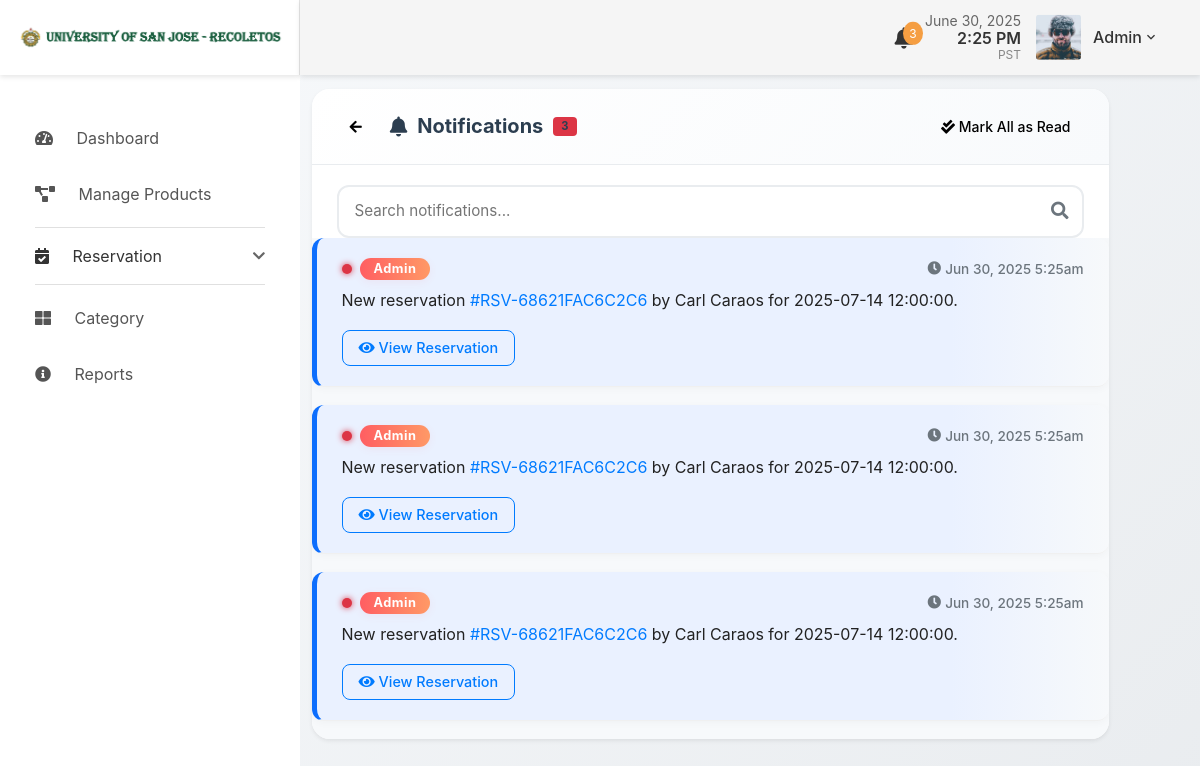
The app's page /notification_view.php with its own data.
### tables this page shows
CREATE TABLE `notifications` (
  `id` int(11) NOT NULL,
  `user_id` int(11) DEFAULT NULL,
  `message` text NOT NULL,
  `is_read` tinyint(1) DEFAULT 0,
  `created_at` timestamp NOT NULL DEFAULT current_timestamp(),
  `status` enum('unread','read') DEFAULT 'unread',
  `reservation_code` varchar(32) DEFAULT NULL,
  `product_id` int(11) DEFAULT NULL
);

### notification_view.php (the view, shortened to what this page needs)
<?php
include 'index/header.php';
include 'index/navigation.php';
include 'config.php';
$user_id = isset($_SESSION['user_id']) ? intval($_SESSION['user_id']) : null;
$unread_query = "SELECT COUNT(*) as unread_count FROM notifications WHERE is_read = 0 AND (user_id = ? OR user_id IS NULL)";
$unread_stmt = $conn->prepare($unread_query);
$unread_stmt->bind_param('i', $user_id);
$unread_stmt->execute();
$unread_result = $unread_stmt->get_result();
$unread_count = 0;
if ($unread_result && $row = $unread_result->fetch_assoc()) {
    $unread_count = $row['unread_count'];
}
$show_all = isset($_GET['all']) && $_GET['all'] == '1';
if ($show_all) {
    $query = "SELECT id, user_id, message, is_read, created_at, reservation_code, product_id FROM notifications WHERE (user_id = ? OR user_id IS NULL) ORDER BY created_at DESC";
} else {
    $query = "SELECT id, user_id, message, is_read, created_at, reservation_code, product_id FROM notifications WHERE (user_id = ? OR user_id IS NULL) ORDER BY created_at DESC LIMIT 10";
}
$stmt = $conn->prepare($query);
$stmt->bind_param('i', $user_id);
$stmt->execute();
$result = $stmt->get_result();
?>
<!DOCTYPE html>
<html lang="en">
<head>
    <link href="vendor/bootstrap-4.1/bootstrap.min.css" rel="stylesheet">
    <link href="css/theme.css" rel="stylesheet">
    <link rel="stylesheet" href="https://cdnjs.cloudflare.com/ajax/libs/font-awesome/5.15.4/css/all.min.css">
    <link rel="stylesheet" href="https://cdn.datatables.net/1.11.5/css/jquery.dataTables.min.css">
    <link rel="stylesheet" href="https://cdn.jsdelivr.net/npm/sweetalert2@11/dist/sweetalert2.min.css">
</head>
<body class="animsition">
    <div class="main-content">
        <div class="notifications-container">
            <div class="card shadow-sm">
                <div class="card-header">
                    <div class="header-content">
                        <div class="header-left">
                            <button class="btn btn-sm btn-outline-grey" onclick="location.href='dashboard.php'" aria-label="Back to dashboard">
                                <i class="fa fa-arrow-left"></i>
                            </button>
                            <div class="header-title">
                                <i class="fa fa-bell"></i>
                                <span>Notifications</span>
                                <?php if ($unread_count > 0): ?>
                                    <span class="badge bg-danger rounded-pill" id="unread-badge"><?php echo $unread_count; ?></span>
                                <?php endif; ?>
                            </div>
                        </div>
                        <?php if ($unread_count > 0): ?>
                        <button id="markAllRead" class="btn btn-sm btn-outline-grey">
                            <i class="fa fa-check-double me-1"></i>
                            <span class="d-none d-sm-inline">Mark All as Read</span>
                        </button>
                        <?php endif; ?>
                    </div>
                </div>
                <div class="search-container">
                    <input type="text" id="searchInput" class="search-input" placeholder="Search notifications..." aria-label="Search notifications">
                    <i class="fa fa-search search-icon" aria-hidden="true"></i>
                </div>
                <div class="notification-container" id="notificationContainer" role="main" aria-live="polite">
                    <?php if ($result && $result->num_rows > 0): ?>
                        <?php while ($row = $result->fetch_assoc()): ?>
                            <div class="notification-item <?php echo ($row['is_read'] ? 'read' : 'unread'); ?>"
                                 data-id="<?php echo (int) $row['id']; ?>"
                                 data-read="<?php echo $row['is_read'] ? '1' : '0'; ?>"
                                 data-search-content="<?php echo strtolower(htmlspecialchars($row['message']) . ' ' . (is_null($row['user_id']) ? 'admin' : 'personal')); ?>"
                                 role="article"
                                 aria-label="<?php echo $row['is_read'] ? 'Read notification' : 'Unread notification'; ?>">
                                <div class="notification-content">
                                    <div class="notification-header">
                                        <div class="d-flex align-items-center flex-wrap">
                                            <?php if (!$row['is_read']): ?>
                                                <div class="unread-indicator" aria-label="Unread"></div>
                                            <?php endif; ?>
                                            <span class="notification-role badge <?php echo is_null($row['user_id']) ? 'bg-danger' : 'bg-primary'; ?>">
                                                <?php echo is_null($row['user_id']) ? 'Admin' : 'Personal'; ?>
                                            </span>
                                        </div>
                                        <span class="notification-date text-muted">
                                            <i class="fa fa-clock me-1" aria-hidden="true"></i>
                                            <time datetime="<?php echo date('c', strtotime($row['created_at'])); ?>">
                                                <?php echo date('M j, Y g:ia', strtotime($row['created_at'])); ?>
                                            </time>
                                        </span>
                                    </div>
                                    <div class="notification-body">
                                        <div class="notification-message">
                                            <?php echo htmlspecialchars_decode($row['message']); ?>
                                            <?php if (!empty($row['reservation_code'])): ?>
                                                <div class="mt-2">
                                                    <a href="reservation.php?code=<?php echo htmlspecialchars($row['reservation_code']); ?>"
                                                       class="btn btn-sm btn-outline-primary">
                                                        <i class="fa fa-eye me-1" aria-hidden="true"></i>
                                                        <span class="d-none d-sm-inline">View Reservation</span>
                                                    </a>
                                                </div>
                                            <?php endif; ?>
                                        </div>
                                    </div>
                                </div>
                            </div>
                        <?php endwhile; ?>
                    <?php endif; ?>
                </div>
            </div>
        </div>
    </div>
</body>
</html>

### notification_view.php (style rules this page uses)
:root { --sidebar-width: 220px; --header-height: 60px; --border-radius-lg: 18px; --border-radius-md: 12px; --border-radius-sm: 8px; --shadow-sm: 0 2px 8px rgba(0,0,0,0.03); --shadow-md: 0 4px 16px rgba(13,110,253,0.08); --primary-color: #0d6efd; --danger-color: #dc3545; --text-muted: #6c757d; --bg-light: #f8fafc; --bg-secondary: #f7f9fb; }
* { box-sizing: border-box; }
body { background: linear-gradient(135deg, var(--bg-light) 0%, #e9ecef 100%); min-height: 100vh; font-family: -apple-system, BlinkMacSystemFont, 'Segoe UI', Roboto, sans-serif; }
.main-content { margin-left: 0; padding: 15px; min-height: 100vh; transition: all 0.3s ease; width: 100%; }
@media (min-width: 992px) { .main-content { margin-left: var(--sidebar-width); width: calc(100vw - var(--sidebar-width)); padding: 25px; } }
.notifications-container { max-width: 900px; margin: 0 auto; width: 90%; padding: 0 20px; box-sizing: border-box; }
@media (min-width: 1200px) { .notifications-container { max-width: 1000px; } }
.card.shadow-sm { border-radius: var(--border-radius-lg); box-shadow: var(--shadow-sm); border: none; background: #fff; overflow: hidden; }
.card-header { background: linear-gradient(135deg, #fff 0%, #f8fafc 100%); border-bottom: 1px solid #e9ecef; padding: 20px 25px; }
.header-content { display: flex; justify-content: space-between; align-items: center; flex-wrap: wrap; gap: 15px; }
.header-left { display: flex; align-items: center; gap: 15px; flex: 1; }
.header-title { display: flex; align-items: center; gap: 10px; font-size: 1.25rem; font-weight: 700; color: #2c3e50; }
.badge { font-size: 0.7rem; padding: 4px 8px; }
.btn { border-radius: var(--border-radius-sm); font-weight: 500; transition: all 0.3s ease; white-space: nowrap; }
.btn-sm { padding: 6px 12px; font-size: 0.875rem; }
.search-container { position: relative; margin: 20px 25px 0 25px; }
.search-input { width: 100%; padding: 12px 45px 12px 16px; border: 2px solid #e9ecef; border-radius: var(--border-radius-md); font-size: 0.95rem; transition: all 0.3s ease; background: #fff; }
.search-icon, .clear-search { position: absolute; right: 15px; top: 50%; transform: translateY(-50%); color: var(--text-muted); font-size: 1.1rem; }
.notification-container { max-height: 70vh; overflow-y: auto; background: var(--bg-secondary); }
.notification-item { padding: 20px 25px; border-bottom: 1px solid #f0f0f0; position: relative; transition: all 0.3s ease; background: #fff; border-radius: var(--border-radius-md); margin: 0 0 18px 0; box-shadow: var(--shadow-sm); }
.notification-item.unread { background: linear-gradient(90deg, #eaf1ff 80%, var(--bg-secondary) 100%); border-left: 5px solid var(--primary-color); }
.notification-header { display: flex; justify-content: space-between; align-items: flex-start; margin-bottom: 8px; flex-wrap: wrap; gap: 10px; }
.unread-indicator { width: 10px; height: 10px; background: var(--danger-color); border-radius: 50%; display: inline-block; margin-right: 8px; box-shadow: 0 0 6px var(--danger-color); }
.notification-role { font-size: 0.8rem; padding: 5px 14px; border-radius: 16px; font-weight: 700; letter-spacing: 0.5px; background: linear-gradient(90deg, #ff5e62 0%, #ff9966 100%); color: #fff; box-shadow: 0 2px 8px rgba(255,94,98,0.08); }
.notification-role.bg-danger { background: linear-gradient(90deg, #ff5e62 0%, #ff9966 100%); }
.notification-date { font-size: 0.85rem; color: var(--text-muted); font-weight: 500; display: flex; align-items: center; gap: 4px; }
.notification-body { margin-top: 8px; }
.notification-message { font-size: 1rem; color: #222; line-height: 1.6; word-wrap: break-word; overflow-wrap: break-word; }
.notification-message a.btn-outline-primary { font-size: 0.9rem; padding: 6px 16px; border-radius: var(--border-radius-sm); margin-top: 8px; display: inline-block; }
.notification-item { animation: fadeIn 0.3s ease-in-out; }

### records on screen
notifications: is_read 0 (drawn), shows "Admin", created_at "Jun 30, 2025 5:25am", message "New reservation #RSV-68621FAC6C2C6 by Carl Caraos for 2025-07-14 12:00:00."
notifications: is_read 0 (drawn), shows "Admin", created_at "Jun 30, 2025 5:25am", message "New reservation #RSV-68621FAC6C2C6 by Carl Caraos for 2025-07-14 12:00:00."
notifications: is_read 0 (drawn), shows "Admin", created_at "Jun 30, 2025 5:25am", message "New reservation #RSV-68621FAC6C2C6 by Carl Caraos for 2025-07-14 12:00:00."

### other values on screen
$unreadCount "3"
$user_name "Admin"
$unread_count "3"
